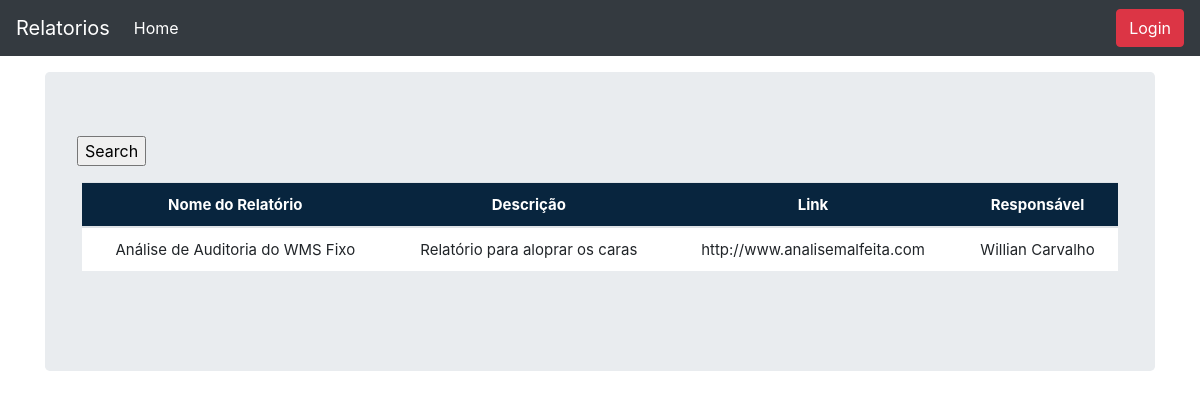
The app's page /stock_details/1/ with its own data.
### stockmgmt/models.py (models this page shows, shortened)
class Stock(models.Model):
	tipo_relatorio = models.ForeignKey(Tipo_relatorio, on_delete=models.CASCADE, blank=True)
	descricao = models.CharField( max_length=140, blank=True, null=True )
	nome_relatorio = models.CharField(max_length=140, blank=True, null=True)
	link = models.URLField( max_length=50, blank=True, null=True )
	sob_supervisao = models.CharField( max_length=50, blank=True, null=True)
	reportar_erro = models.IntegerField(default='0', blank=False, null=True)

### stockmgmt/views.py (the view)
# urls.py: path('stock_details/<str:pk>/', views.stock_details, name='stock_details'),
def stock_details(request, pk):
	queryset = Stock.objects.get(id=pk)
	context = {"title": queryset.nome_relatorio,
			   "queryset": queryset,
			   }
	return render(request, 'stock_details.html', context)

### stockmgmt/templates/stock_details.html (shortened to what this page needs)
{% load static %}
{% load crispy_forms_tags %}
<html lang="en">
<link href="{% static 'css/stylesheet.css' %}" rel="stylesheet">
<head>
</head>
<body>
</body>
</html>
<!doctype html>
<html lang="en">
  <head>
<link href="{% static 'css/stylesheet.css' %}" rel="stylesheet">
<link href="{% static 'css/bootstrap.min.css' %}" rel="stylesheet">
    <link href="{% static 'css/navbar-top-fixed.css' %}" rel="stylesheet">
  </head>
  <body>
{% include 'navbar.html' %}
<main role="main" class="container">
  <div class="jumbotron">
        <form method='POST' action=''>{% csrf_token %}
                <input type="submit" value='Search'/>
        </form>
      <div class="display_table">
         <table class='table'>
            <thead>
              <tr>
                <th>Nome do Relatório</th>
                <th>Descrição</th>
                <th>Link</th>
                <th>Responsável</th>
              </tr>
              <tr>
                <td>{{queryset.nome_relatorio}}</td>
                <td>{{queryset.descricao}}</td>
                <td>{{queryset.link}}</td>
                <td>{{queryset.sob_supervisao}}</td>
              </tr>
         </table>
      </div>
  </div>
</main>
      </body>
</html>

### stockmgmt/static/css/stylesheet.css (style rules this page uses)
body { background:#ffef96 }
.table { font-size: 15px; text-align: center; width: 95%; margin: auto; text-align: center; }
.table tr:nth-child(odd) { background: rgb(242 249 249 / 50%) }
.table tr:nth-child(even) { background: #ffffff }
th { background-color: #08253e; color: white; }
.display_table { border-bottom-right-radius: 20px; padding-left: 5px; padding-right: 5px; padding-bottom: 20px; }

### stockmgmt/static/css/navbar-top-fixed.css (style rules this page uses)
body { min-height: 75rem; padding-top: 4.5rem; }

### records on screen
Stock: nome_relatorio "Análise de Auditoria do WMS Fixo", descricao "Relatório para aloprar os caras", link "http://www.analisemalfeita.com", sob_supervisao "Willian Carvalho"
